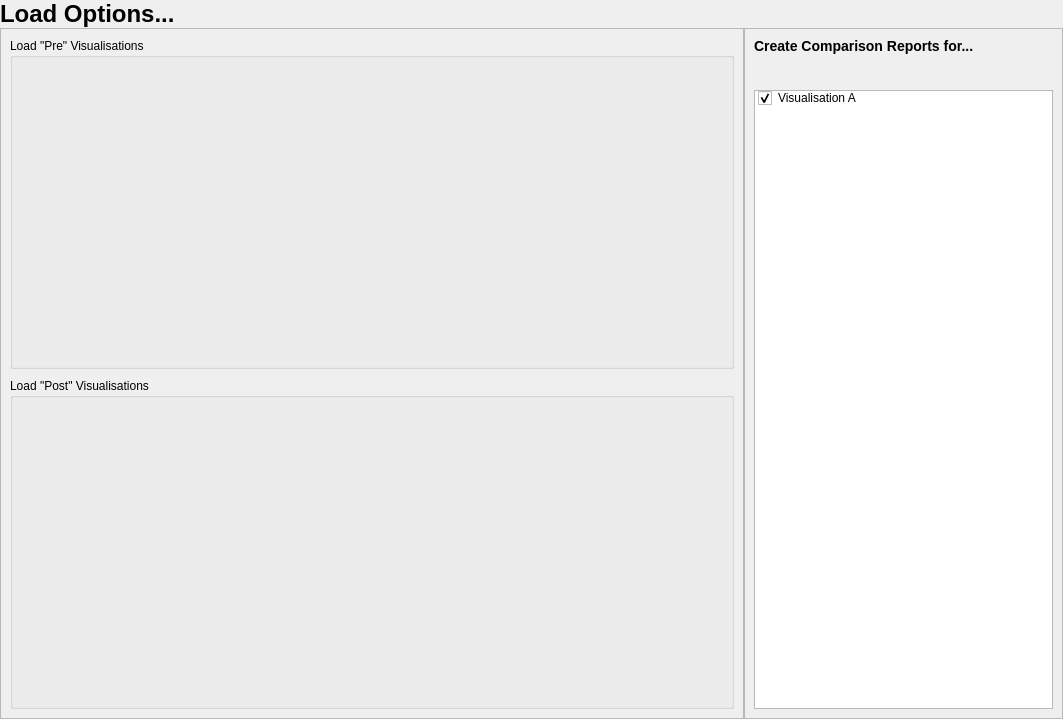
<?xml version="1.0" encoding="UTF-8"?>
<ui version="4.0">
 <class>load_widget</class>
 <widget class="QWidget" name="load_widget">
  <property name="geometry">
   <rect>
    <x>0</x>
    <y>0</y>
    <width>1063</width>
    <height>719</height>
   </rect>
  </property>
  <property name="windowTitle">
   <string>Form</string>
  </property>
  <layout class="QGridLayout" name="gridLayout">
   <property name="leftMargin">
    <number>0</number>
   </property>
   <property name="topMargin">
    <number>0</number>
   </property>
   <property name="rightMargin">
    <number>0</number>
   </property>
   <property name="bottomMargin">
    <number>0</number>
   </property>
   <property name="spacing">
    <number>0</number>
   </property>
   <item row="0" column="0" colspan="2">
    <widget class="QLabel" name="label">
     <property name="text">
      <string>&lt;h1&gt;Load Options...&lt;/h1&gt;</string>
     </property>
    </widget>
   </item>
   <item row="1" column="0">
    <widget class="QFrame" name="frame_load">
     <property name="sizePolicy">
      <sizepolicy hsizetype="Preferred" vsizetype="Preferred">
       <horstretch>7</horstretch>
       <verstretch>9</verstretch>
      </sizepolicy>
     </property>
     <property name="frameShape">
      <enum>QFrame::StyledPanel</enum>
     </property>
     <property name="frameShadow">
      <enum>QFrame::Raised</enum>
     </property>
     <layout class="QGridLayout" name="load_frame_layout">
      <property name="topMargin">
       <number>9</number>
      </property>
      <property name="rightMargin">
       <number>9</number>
      </property>
      <property name="bottomMargin">
       <number>9</number>
      </property>
      <property name="spacing">
       <number>9</number>
      </property>
      <item row="0" column="0">
       <widget class="QGroupBox" name="groupBox_load_pre">
        <property name="acceptDrops">
         <bool>false</bool>
        </property>
        <property name="title">
         <string>Load &quot;Pre&quot; Visualisations</string>
        </property>
        <layout class="QGridLayout" name="gridLayout_4"/>
       </widget>
      </item>
      <item row="1" column="0">
       <widget class="QGroupBox" name="groupBox_load_post">
        <property name="acceptDrops">
         <bool>false</bool>
        </property>
        <property name="title">
         <string>Load &quot;Post&quot; Visualisations</string>
        </property>
        <layout class="QGridLayout" name="gridLayout_5"/>
       </widget>
      </item>
     </layout>
    </widget>
   </item>
   <item row="1" column="1">
    <widget class="QFrame" name="frame_vis_select">
     <property name="sizePolicy">
      <sizepolicy hsizetype="Preferred" vsizetype="Preferred">
       <horstretch>3</horstretch>
       <verstretch>0</verstretch>
      </sizepolicy>
     </property>
     <property name="frameShape">
      <enum>QFrame::StyledPanel</enum>
     </property>
     <property name="frameShadow">
      <enum>QFrame::Raised</enum>
     </property>
     <layout class="QGridLayout" name="gridLayout_2">
      <item row="1" column="0">
       <widget class="QListWidget" name="listWidget_vis_select">
        <property name="sizePolicy">
         <sizepolicy hsizetype="Expanding" vsizetype="Expanding">
          <horstretch>0</horstretch>
          <verstretch>0</verstretch>
         </sizepolicy>
        </property>
        <property name="editTriggers">
         <set>QAbstractItemView::NoEditTriggers</set>
        </property>
        <property name="selectionMode">
         <enum>QAbstractItemView::MultiSelection</enum>
        </property>
        <property name="layoutMode">
         <enum>QListView::Batched</enum>
        </property>
        <property name="viewMode">
         <enum>QListView::ListMode</enum>
        </property>
        <property name="currentRow">
         <number>-1</number>
        </property>
        <item>
         <property name="text">
          <string>Visualisation A</string>
         </property>
         <property name="checkState">
          <enum>Checked</enum>
         </property>
         <property name="flags">
          <set>ItemIsSelectable|ItemIsUserCheckable|ItemIsEnabled</set>
         </property>
        </item>
       </widget>
      </item>
      <item row="0" column="0">
       <widget class="QLabel" name="vis_select_label">
        <property name="enabled">
         <bool>true</bool>
        </property>
        <property name="toolTip">
         <string/>
        </property>
        <property name="whatsThis">
         <string/>
        </property>
        <property name="text">
         <string>&lt;h3&gt;Create Comparison Reports for...&lt;h3&gt;</string>
        </property>
        <property name="textInteractionFlags">
         <set>Qt::NoTextInteraction</set>
        </property>
       </widget>
      </item>
     </layout>
    </widget>
   </item>
  </layout>
 </widget>
 <resources/>
 <connections/>
</ui>
